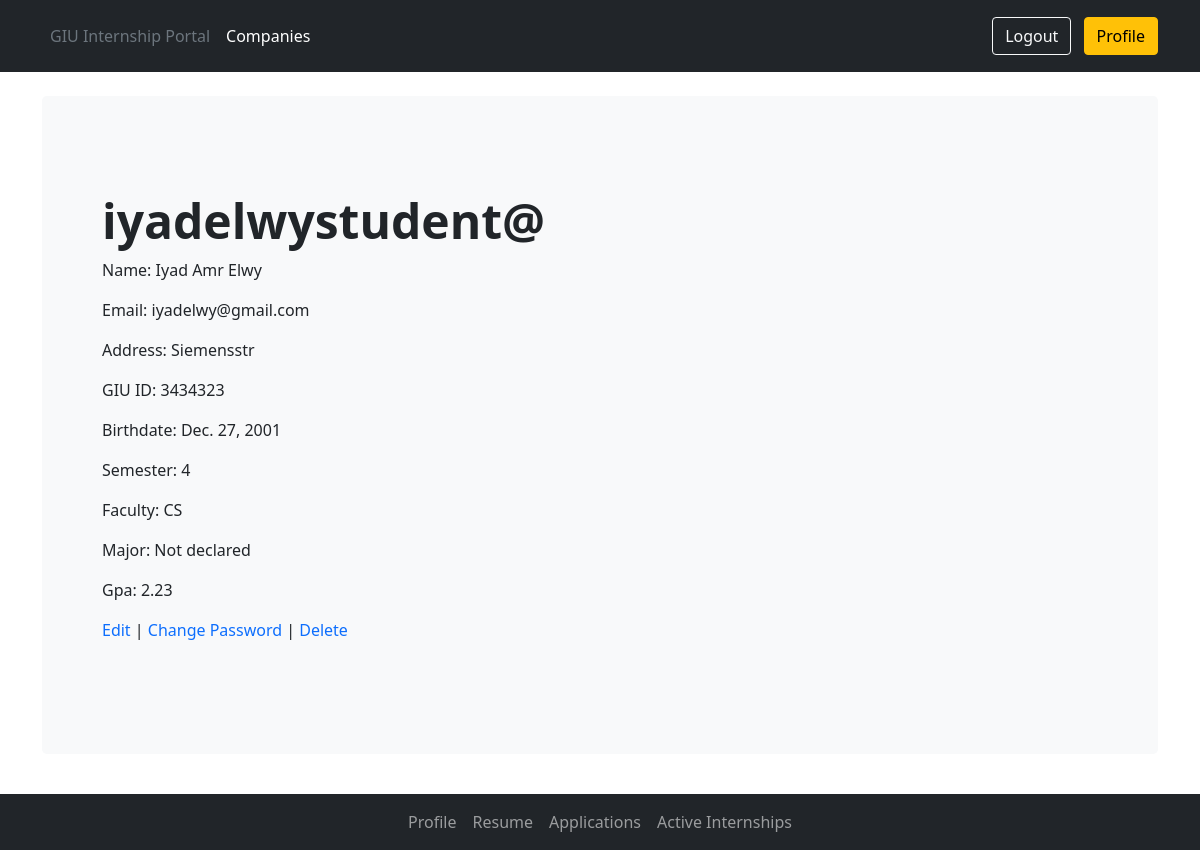
/users/student/30/ (signed in), run on the app's committed database.
### users/models.py (models this page shows, shortened)
class Student(models.Model):
    user = models.OneToOneField(User, on_delete=models.CASCADE, primary_key=True)
    middle_name = models.CharField(max_length=20)
    student_university_id = models.PositiveIntegerField()
    birthdate = models.DateField()
    semester = models.IntegerField()
    faculty = models.CharField(max_length=20)
    major = models.CharField(max_length=20)
    gpa = models.DecimalField(decimal_places=2, max_digits=3)
    student_address = models.CharField(max_length=10)
    has_cv = models.BooleanField(default=False, blank=True)
    cover_letter = models.TextField(max_length=1000, default='', blank=True)

class User(AbstractUser):
    is_student = models.BooleanField(default=False)
    is_employer = models.BooleanField(default=False)
    is_admin = models.BooleanField(default=False)
    is_faculty_representative = models.BooleanField(default=False)
    is_academic_advisor = models.BooleanField(default=False)
    is_career_office_coordinator = models.BooleanField(default=False)

### users/views.py (the view)
# urls.py: path('student/<int:pk>/', views.StudentProfileView.as_view(), name='student_profile'),
class StudentProfileView(LoginRequiredMixin, UserPassesTestMixin, DetailView):
    model = models.Student
    template_name = 'userprofiles/student_profile.html'
    context_object_name = 'student_profile_view'
    login_url = 'login'
    def test_func(self):
        return self.request.user.pk == self.get_object().pk

### templates/userprofiles/student_profile.html (shortened to what this page needs)
{% extends 'userprofiles/profile_base.html' %}
{% block navitems %}
    <li class="nav-item">
        <a class="nav-link" href="{% url 'student_profile' student_profile_view.pk %}">Profile</a>
    </li>
    <li class="nav-item">
        <a class="nav-link" href="{% url 'resumehome' student_profile_view.pk %}">Resume</a>
    </li>
    <li class="nav-item">
        <a class="nav-link" href="#">Applications</a>
    </li>
    <li class="nav-item">
        <a class="nav-link" href="#">Active Internships</a>
    </li>
{% endblock navitems %}
{% block profile_body %}
    <br>
    <div class="container">
        <div class="p-5 mb-4 bg-light rounded-3">
            <div class="container-fluid py-5">
                <h1 class="display-5 fw-bold">{{ student_profile_view.user.username }}</h1>
                <p>Name: {{ student_profile_view.user.first_name }} {{ student_profile_view.middle_name }}
                    {{ student_profile_view.user.last_name }}</p>
                <p>Email: {{ student_profile_view.user.email }}</p>
                <p>Address: {{ student_profile_view.student_address }}</p>
                <p>GIU ID: {{ student_profile_view.student_university_id }}</p>
                <p>Birthdate: {{ student_profile_view.birthdate }}</p>
                <p>Semester: {{ student_profile_view.semester }}</p>
                <p>Faculty: {{ student_profile_view.faculty }}</p>
                <p>Major: {{ student_profile_view.major }}</p>
                <p>Gpa: {{ student_profile_view.gpa }}</p>
                <p><a class="no_underline" href="{% url 'student_edit' student_profile_view.pk %}">Edit</a> |
                    <a class="no_underline" href="{% url 'password_change' %}">Change Password</a> |
                    <a class="no_underline" href="{% url 'user_delete' student_profile_view.pk %}">Delete</a></p>
            </div>
        </div>
    </div>
    <br>
    <br>
{% endblock profile_body %}

### templates/userprofiles/profile_base.html (shortened to what this page needs)
{% extends 'base.html' %}
{% block body_content %}
    {% block profile_body %}
    {% endblock profile_body %}
    <nav class="navbar fixed-bottom navbar-expand-lg navbar-dark bg-dark" aria-label="Tenth navbar example">
        <div class="container-fluid">
            <div class="collapse navbar-collapse justify-content-md-center" id="navbarsExample08">
                <ul class="navbar-nav">
                    {% block navitems %}
                    {% endblock navitems %}
                </ul>
            </div>
        </div>
    </nav>
{% endblock body_content %}

### templates/base.html (shortened to what this page needs)
{% load static %}
<!DOCTYPE html>
<html>
<head>
    <link href="{% static 'bootstrap/css/bootstrap.css' %}" rel="stylesheet">
    <link href="{% static 'css/base.css' %}" rel="stylesheet">
</head>
<body>
<header class="p-3 bg-dark text-white">
    <div class="container">
        <div class="d-flex flex-wrap align-items-center justify-content-center justify-content-lg-start">
            <ul class="nav col-12 col-lg-auto me-lg-auto mb-2 justify-content-center mb-md-0">
                <li><a href="{% url 'home' %}" class="nav-link px-2 text-secondary">GIU Internship Portal</a></li>
                <li><a href="#" class="nav-link px-2 text-white">Companies</a></li>
            </ul>
            {% if user.is_authenticated %}
                <div class="text-end">
                    <a href="{% url 'logout' %}" class="no_underline">
                        <button type="button" class="btn btn-outline-light me-2">Logout
                        </button>
                    </a>
                    {% if user.is_student %}
                        <a href="{% url 'student_profile' user.pk %}" class="no_underline">
                            <button type="button" class="btn btn-warning">Profile</button>
                        </a>
                    {% endif %}
                </div>
            {% endif %}
        </div>
    </div>
</header>
{% block body_content %}
{% endblock body_content %}
<div class="container">
    <br>
</div>
</body>
</html>

### static/css/base.css (style rules this page uses)
.no_underline { text-decoration: none !important }

### data on the page
Student: user.username "iyadelwystudent@", user.first_name "Iyad", middle_name "Amr", user.last_name "Elwy", user.email "iyadelwy@gmail.com", student_address "Siemensstr", student_university_id "3434323", birthdate "Dec. 27, 2001", semester "4", faculty "CS", major "Not declared", gpa "2.23"
